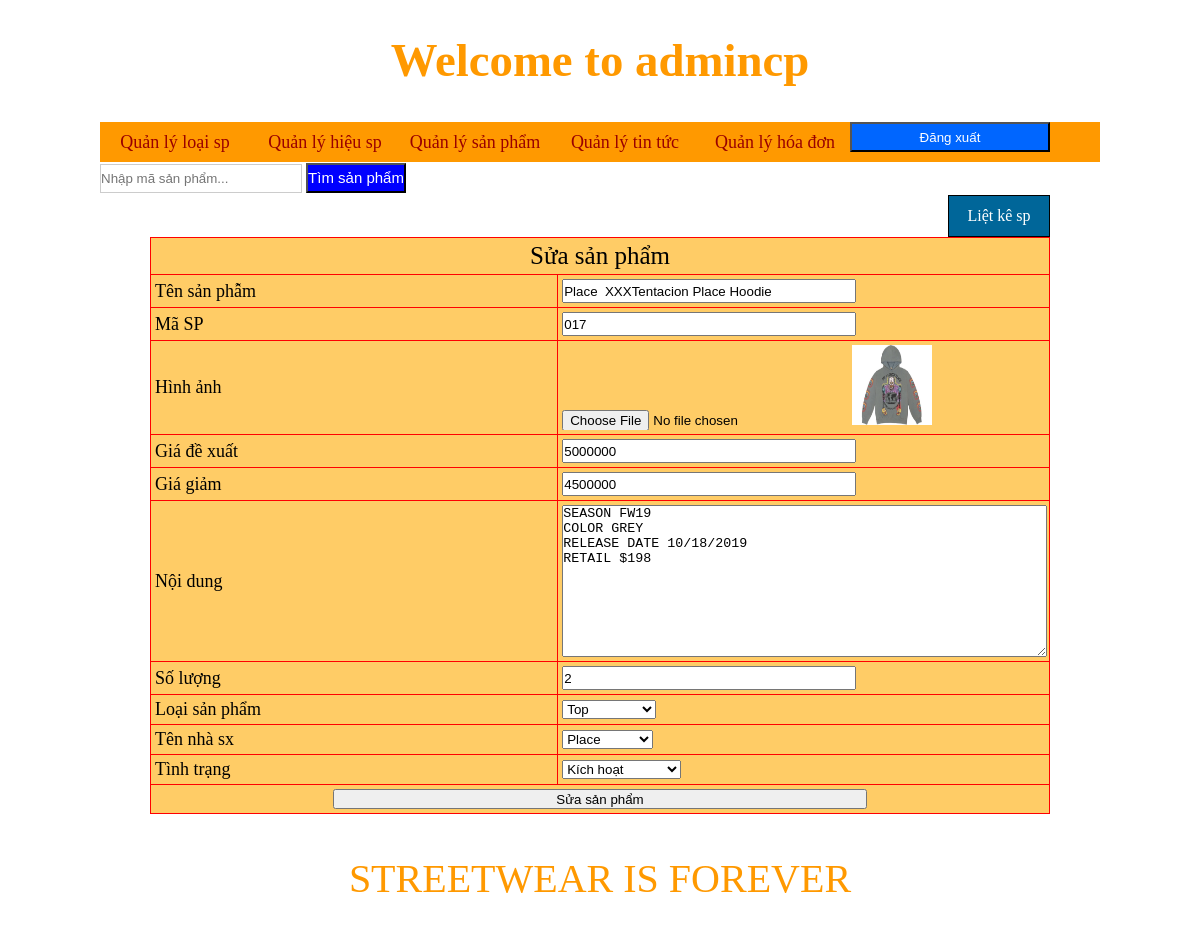
Page /admincp/index.php?quanly=sanpham&ac=sua&id=107 (signed in) on the committed database.
### tables this page shows
CREATE TABLE IF NOT EXISTS `sanpham` (
`idsanpham` int(11) NOT NULL,
  `tensp` varchar(255) NOT NULL,
  `masp` varchar(255) NOT NULL,
  `hinhanh` varchar(100) NOT NULL,
  `giadexuat` float NOT NULL,
  `giagiam` float NOT NULL,
  `soluong` int(11) NOT NULL,
  `loaisp` int(11) NOT NULL,
  `nhasx` int(11) NOT NULL,
  `tinhtrang` varchar(100) NOT NULL,
  `noidung` longtext NOT NULL
);

### admincp/modules/quanlysanpham/sua.php (the view, shortened to what this page needs)
<?php
	$sql = "select * from sanpham where idsanpham='$_GET[id]' ";
	$row=mysql_query($sql);
	$dong=mysql_fetch_array($row);
 ?>
<div class="button_themsp">
<a href="index.php?quanly=sanpham&ac=lietke">Liệt kê sp</a>
</div>
<form action="modules/quanlysanpham/xuly.php?id=<?php echo $dong['idsanpham'] ?>" method="post" enctype="multipart/form-data">
<h3>&nbsp;</h3>
<table width="600" border="1">
  <tr>
    <td colspan="2" style="text-align:center;font-size:25px;">Sửa sản phẩm</td>
  </tr>
  <tr>
    <td width="97">Tên sản phẫm</td>
    <td width="87"><input type="text" name="tensp" value="<?php echo $dong['tensp'] ?>"></td>
  </tr>
  <tr>
    <td>Mã SP</td>
    <td><input type="text" name="masp" value="<?php echo $dong['masp'] ?>"></td>
  </tr>
  <tr>
    <td>Hình ảnh</td>
    <td><input type="file" name="hinhanh" /><img src="modules/quanlysanpham/uploads/<?php echo $dong['hinhanh'] ?>" width="80" height="80"></td>
  </tr>
  <tr>
    <td>Giá đề xuất</td>
    <td><input type="text" name="giadexuat" value="<?php echo $dong['giadexuat'] ?>"></td>
  </tr>
  <tr>
    <td>Giá giảm</td>
    <td><input type="text" name="giagiam" value="<?php echo $dong['giagiam'] ?>"></td>
  </tr>
  <tr>
    <td>Nội dung</td>
    <td><textarea name="noidung" cols="40" rows="10"><?php echo $dong['noidung'] ?></textarea></td>
  </tr>
  <tr>
    <td>Số lượng</td>
    <td><input type="text" name="soluong" value="<?php echo $dong['soluong'] ?>"></td>
  </tr>
  <tr>
  <?php
  $sql_loaisp = "select * from loaisp";
  $row_loaisp=mysql_query($sql_loaisp);
  ?>
    <td>Loại sản phẩm</td>
    <td><select name="loaisp">
     <?php
	while($dong_loaisp=mysql_fetch_array($row_loaisp)){
		if($dong['loaisp']==$dong_loaisp['idloaisp']){
	?>
    	<option selected="selected" value="<?php echo $dong_loaisp['idloaisp'] ?>"><?php echo $dong_loaisp['tenloaisp'] ?></option>
        <?php
	}else{
		?>
       <option value="<?php echo $dong_loaisp['idloaisp'] ?>"><?php echo $dong_loaisp['tenloaisp'] ?></option>
        <?php
	}
	}
		?>
    </select></td>
  </tr>
  <tr>
      <?php
  $sql_hieusp = "select * from hieusp";
  $row_hieusp=mysql_query($sql_hieusp);
  ?>
    <td>Tên nhà sx</td>
    <td><select name="nhasx">
    <?php
	while($dong_hieusp=mysql_fetch_array($row_hieusp)){
		if($dong['nhasx']==$dong_hieusp['idhieusp']){
	?>
    	<option selected="selected" value="<?php echo $dong_hieusp['idhieusp'] ?>"><?php echo $dong_hieusp['tenhieusp'] ?></option>
        <?php
	}else{
		?>
        <option value="<?php echo $dong_hieusp['idhieusp'] ?>"><?php echo $dong_hieusp['tenhieusp'] ?></option>
        <?php
	}
	}
		?>
    </select></td>
  </tr>
  <tr>
    <td>Tình trạng</td>
    <td><select name="tinhtrang">
    <option value="1">Kích hoạt</option>
    </select></td>
  </tr>
  <tr>
    <td colspan="2"><div align="center">
      <input type="submit" name="sua" value="Sửa sản phẩm">
    </div></td>
  </tr>
</table>
</form>

### admincp/style/css.css (style rules this page uses)
body { background:#fff; }
* { padding:0; margin:0; }
table { border-collapse:collapse; width:100%; background-color:#FC6; border:1px solid #F00; }
textarea { width:100%; resize:auto; }
table tr td { color:#000; font-size:18px; padding:4px; }
input { width:60%; height:20px; }
.button_themsp { width:100px; height:40px; border:1px solid #000; text-align:center; background:#069; line-height:40px; color:#fff; float:right; }
.button_themsp a { color:#fff; display:block; text-decoration:none; }

### rows in the picture
sanpham: tensp "Place XXXTentacion Place Hoodie", masp "017", hinhanh (picture), giadexuat "5000000", giagiam "4500000", noidung "SEASON FW19 COLOR GREY RELEASE DATE 10/18/2019 RETAIL $198", soluong "2"

### other values in the picture
form field loaisp "Top"
form field nhasx "Place"
